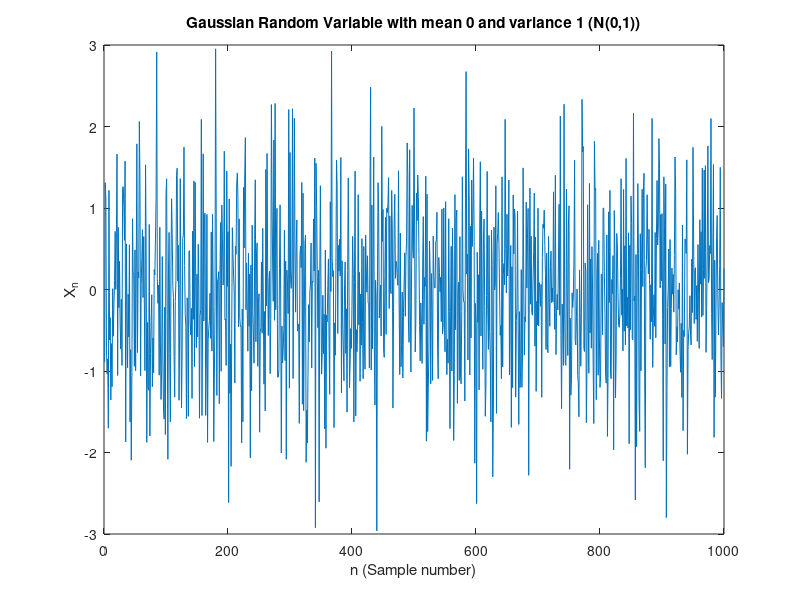

This figure's MATLAB source: (Note: this script raises an error after producing the figure.)
% generate 1000 random samples
sample_size=1000;
X=randn(1,sample_size);

plot(X)
xlabel('n (Sample number)')
ylabel('X_n')
title('Gaussian Random Variable with mean 0 and variance 1 (N(0,1))')

[M]=Mean(X)
[Var]=Variance(X,M)